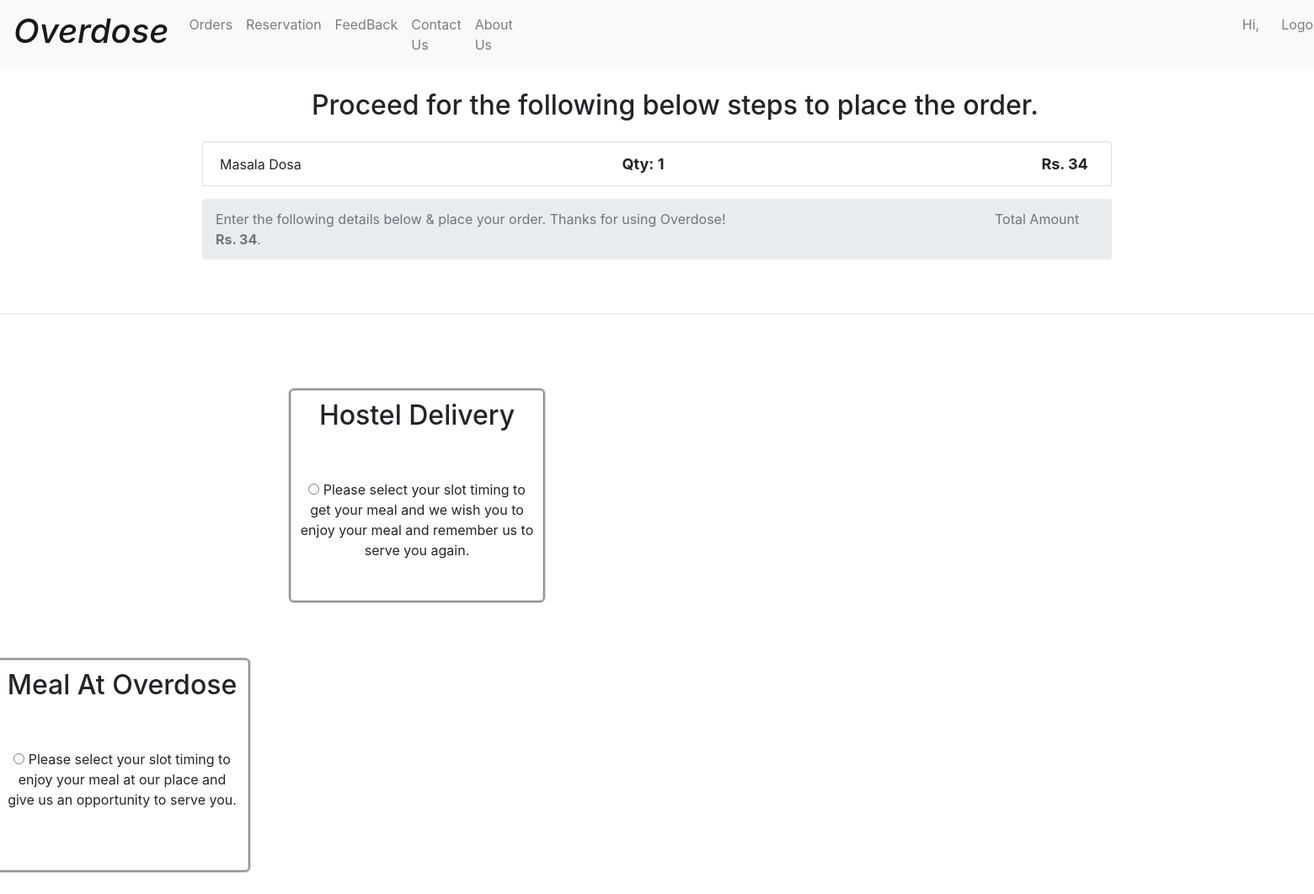
Page /Overdose/checkout/ (signed in) on the earlier database version.
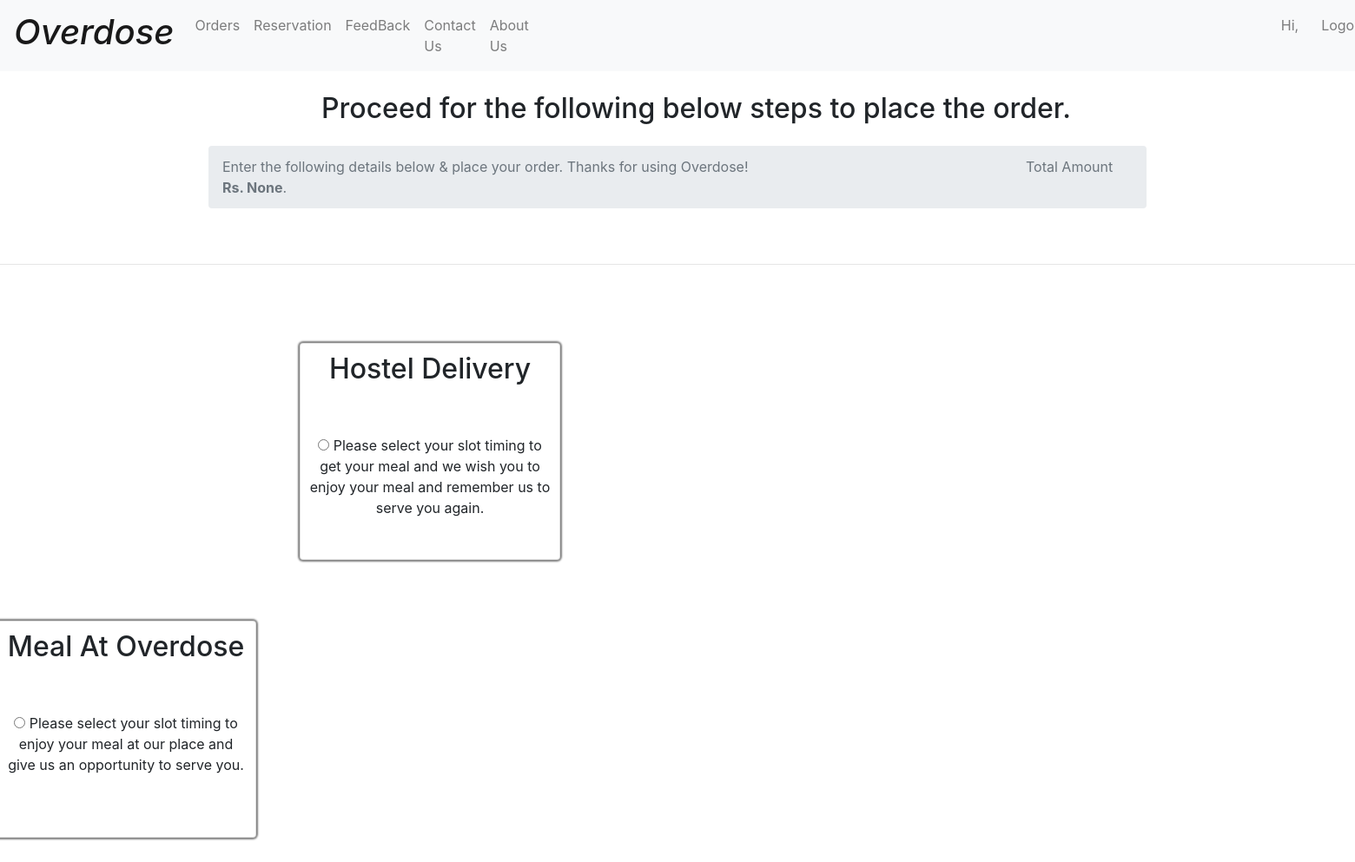
Same page on the later database version.
### Overdose/models.py (models this page shows, shortened)
class Cart(models.Model):
    item=models.ForeignKey(Item,on_delete=models.CASCADE,default=None,blank=True)
    price=models.PositiveIntegerField(default=0)
    quantity=models.PositiveIntegerField(null=True)
    author=models.ForeignKey(User,on_delete=models.CASCADE,default=None,blank=True)

class Item(models.Model):
    item_name=models.CharField(max_length=50)
    category=models.CharField(max_length=50)
    subcategory=models.CharField(max_length=50)
    available=models.BooleanField(default=True)
    price=models.IntegerField()
    def __str__(self):
        return self.item_name

### Overdose/views.py (the view, shortened to what this page needs)
# urls.py: path('checkout/',views.checkout,name='checkout'),
def checkout(request):
    if not request.user.is_authenticated:
        messages.error(request,"Please login first")
        return redirect("/Overdose/")
    else:
        hi=request.user
        s=Cart.objects.filter(author=hi)
        k=Cart.objects.filter(author=hi).aggregate(total=Sum(F('price')*F('quantity')))
        x=k['total']
        tr=Cart.objects.filter(author=hi).values('item','quantity')
        mylist=[]
        for i in tr:
            p=i['item']
            e=i['quantity']
            tr1=Item.objects.get(id=p)
            w=tr1.item_name
            q=tr1.price
            mylist.append({'item':w,'price':q,'quantity':e})
        print(mylist)
        a=Slot.objects.filter(choice="hostel_delivery",available=True)
        b=Slot.objects.filter(choice="meal_at_overdose",available=True)
        params={'hostel_time':a,'overdose_time':b,'items':s,'price':x}
        return render(request,'checkout.html',params)

### Overdose/templates/checkout.html (shortened to what this page needs)
{% extends 'backup.html' %}
{% block body %}
<body onload="hidden()">
<div class="container">
<div class="col my-4">
  <h2 style="margin-left:130px ;">Proceed for the following below steps to place the order. </h2>
  <div class="my-4">
    {% for i in items %}
    <li class="list-group-item d-flex justify-content-between align-items-center" >
     {{i.item}}
     <span class="badge" style="font-size: large;margin-right: 60px;">Qty:<span> {{i.quantity}}</span></span>
     <span class="badge" style="font-size: large;">Rs. <span>{{i.price}}</span></span>
  </li>
      {% endfor %}
      <nav aria-label="breadcrumb">
<ol class="breadcrumb mt-3">
<li class="breadcrumb-item active" aria-current="page"> Enter the following details below & place your order. Thanks for using Overdose! <span style="margin-left: 315px;">Total Amount <b>Rs. <span id="totalPrice">{{price}}</span></b>.</span></li>
</ol>
</nav>
  </div>
</div>
</div>
<br>
<hr>
<br>
<form action="/Overdose/checkout/" method="POST">
<div class="row">
  <article class="card" style="margin-left: 360px;">
    <h2 style="text-align: center;">Hostel Delivery</h2>
    <br />
    <br />
    <label style="text-align: center;" for="radio_1">
      <input type="radio" onclick="fun1()" name="hello" id="qw" value="hostel_delivery">
      Please select your slot timing to get your meal and we wish you to
      enjoy your meal and remember us to serve you again.
    </label>
  </article>
<div>
</div>
  <article class="card" style="margin-left: 10px;">
    <h2 style="text-align: center;">Meal At Overdose</h2>
    <br />
    <br />
    <label style="text-align: center;" for="radio_1">
      <input type="radio" onclick="fun2()" name="hello" id="qw" value="meal_at_overdose">
      Please select your slot timing to enjoy your meal at our place and
      give us an opportunity to serve you.
    </label>
  </article>
</div><br><br>
</form>
</body>
{% endblock %}

Differences in the rows shown:
removed Cart: item "Masala Dosa", quantity "1", price "34"
Other differences:
{{ price }}: "34" → "None"
